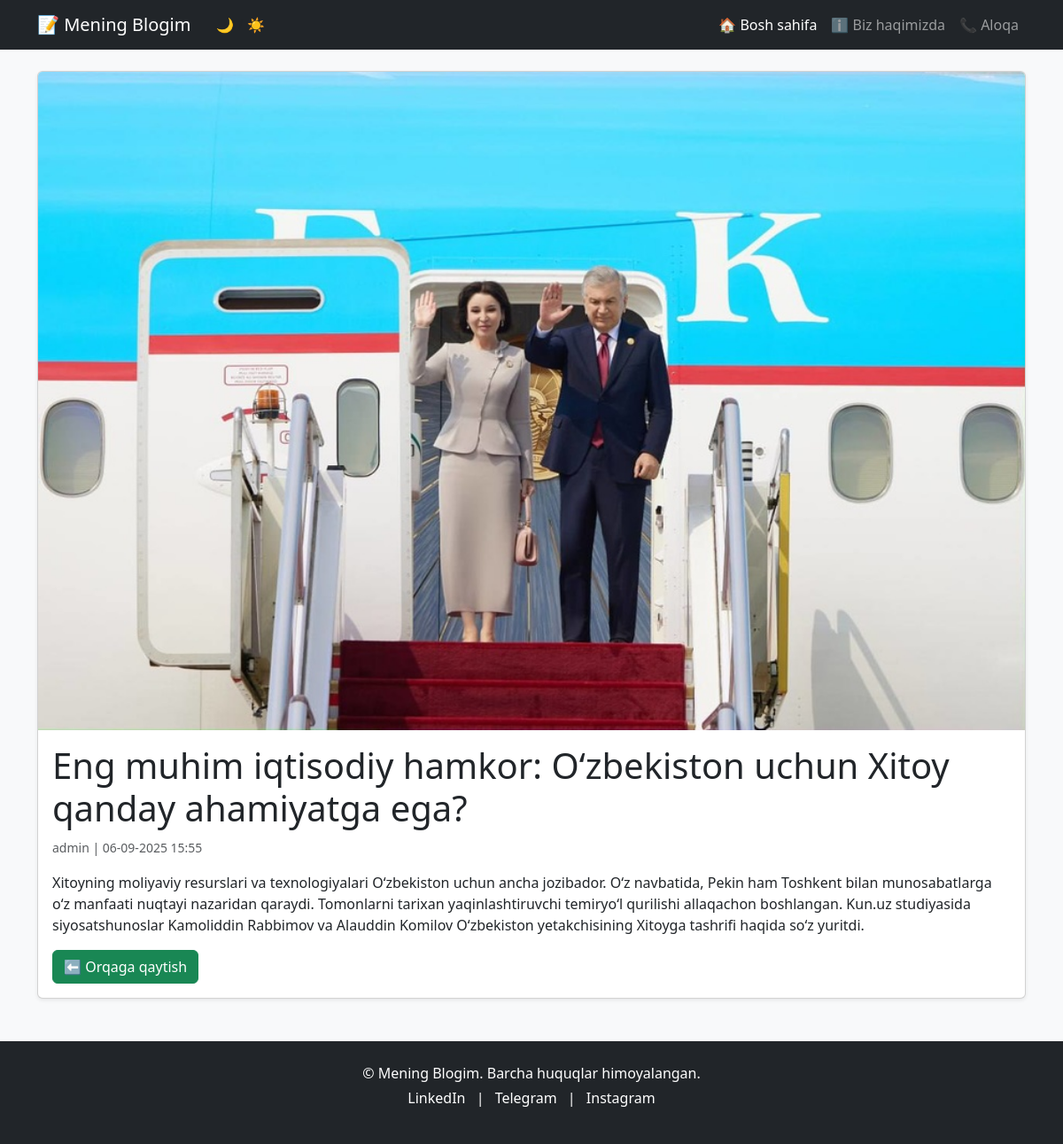
Screenshot of /post/3/ with the database file from the repository.
### posts/models.py (models this page shows, shortened)
class Post(models.Model):
    author = models.ForeignKey(User, on_delete=models.CASCADE, null=True, blank=True)
    title = models.CharField(max_length=200, verbose_name="Sarlavha")
    body = models.TextField(verbose_name="Matn")
    created_at = models.DateTimeField(auto_now_add=True,verbose_name="Yaratilgan vaqti")
    STATUS_CHOICES = [
        ('draft', 'Qoralama'),
        ('published','Nashr etilgan'),
        ]
    status = models.CharField(max_length=10, choices=STATUS_CHOICES, default='draft', verbose_name="Holat")
    image = models.ImageField(
        upload_to='posts/%Y/%m/$d/',
        blank=True,
        null=True,
        verbose_name='Rasm')
    class Meta:
        ordering = ['-created_at']
        verbose_name = "Post"
        verbose_name_plural = "Postlar"

### posts/views.py (the view)
# urls.py: path('post/<int:pk>/', views.post_detail, name='post_detail'),
def post_detail(request, pk):
    post = get_object_or_404(Post, pk=pk)
    return render(request, 'posts/post_detail.html', {'post': post})

### posts/templates/posts/post_detail.html (shortened to what this page needs)
{% extends 'posts/base.html' %}
{% block content %}
    <div class="card shadow-sm">
                {% if post.image %}
                    <img src="{{ post.image.url}}" class="card-img-top img-fluid" >
                {% endif %}
                <div class="card-body">
                    <h1 class="card-title">{{  post.title }}</h1>
                    <p class="text-muted">
                        <small>{{ post.author }} | {{ post.created_at|date:"d-m-Y H:i" }}</small>
                    </p>
                    <p class="card-text"> {{ post.body }}</p>
                    <a href="{% url 'post_list' %}" class="btn btn-success">⬅️ Orqaga qaytish</a>
                </div>
    </div>
{% endblock %}

### posts/templates/posts/base.html (style rules this page uses)
body { background-color: #f8f9fa; color: #212529; }
.card { background-color: #fff; color: #212529; }

### rows the page displays
Post: image (picture), title "Eng muhim iqtisodiy hamkor: O‘zbekiston uchun Xitoy qanday ahamiyatga ega?", author "admin", created_at "06-09-2025 15:55", body "Xitoyning moliyaviy resurslari va texnologiyalari O‘zbekiston uchun ancha jozibador. O‘z navbatida, Pekin ham Toshkent bilan munosabatlarga o‘z manfaati nuqtayi nazaridan qaraydi. Tomonlarni tarixan yaqinlashtiruvchi temiryo‘l qurilishi allaqachon boshlangan. Kun.uz studiyasida siyosatshunoslar Kamoliddin Rabbimov va Alauddin Komilov O‘zbekiston yetakchisining Xitoyga tashrifi haqida so‘z yuritdi."
